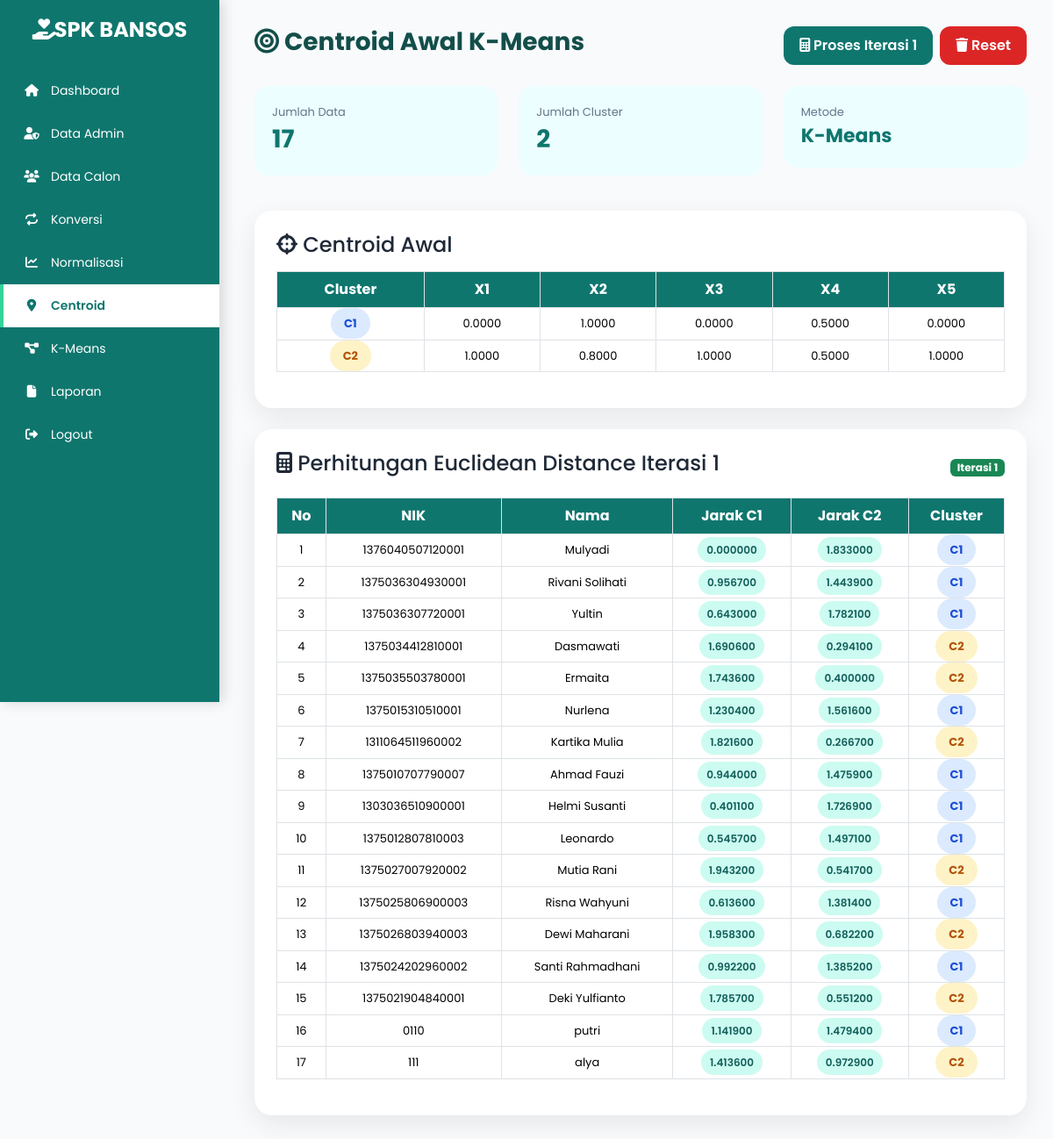
Screenshot of /admin/centroid.php (signed in) with the database file from the repository.
### tables this page shows
CREATE TABLE `tbl_perhitungan_kmeans` (
  `id_perhitungan` int(11) NOT NULL,
  `id_calon` int(11) NOT NULL,
  `iterasi` int(11) NOT NULL,
  `jarak_c1` decimal(10,4) DEFAULT NULL,
  `jarak_c2` decimal(10,4) DEFAULT NULL,
  `cluster` enum('C1','C2') DEFAULT NULL,
  `created_at` timestamp NULL DEFAULT current_timestamp()
);

CREATE TABLE `tbl_calon_penerima` (
  `id_calon` int(11) NOT NULL,
  `nik` varchar(16) NOT NULL,
  `nama` varchar(100) NOT NULL,
  `alamat` text DEFAULT NULL,
  `pendapatan` decimal(12,2) NOT NULL,
  `jumlah_tanggungan` int(11) NOT NULL,
  `daya_listrik` enum('450 VA','900 VA') NOT NULL,
  `status_rumah` enum('Bebas Sewa','Kontrak','Milik Sendiri') NOT NULL,
  `kondisi_rumah` enum('Tidak Permanen','Semi Permanen','Permanen') NOT NULL,
  `created_at` timestamp NULL DEFAULT current_timestamp(),
  `updated_at` timestamp NULL DEFAULT current_timestamp() ON UPDATE current_timestamp()
);

### admin/centroid.php (the view, shortened to what this page needs)
<?php
require_once __DIR__ . "/../config/koneksi.php";
$data=mysqli_query($conn,"
SELECT
n.*,
cp.nik,
cp.nama
FROM tbl_normalisasi n
JOIN tbl_calon_penerima cp
ON n.id_calon=cp.id_calon
ORDER BY cp.nama DESC
");
$total=mysqli_num_rows($data);
$hasil=mysqli_query($conn,"
SELECT
p.*,
cp.nik,
cp.nama
FROM tbl_perhitungan_kmeans p
JOIN tbl_calon_penerima cp
ON p.id_calon=cp.id_calon
WHERE p.iterasi=1
ORDER BY p.id_perhitungan ASC
");
$totalHasil=mysqli_num_rows($hasil);
include "../includes/header.php";
include "../includes/sidebar.php";
?>
<div class="content">
<div class="d-flex justify-content-between align-items-center mb-4">
<h3 class="title">
<i class="fa-solid fa-bullseye"></i>
Centroid Awal K-Means
</h3>
<div class="d-flex gap-2">
<form method="POST">
<button
name="proses_centroid"
class="btn btn-normalisasi"
onclick="return confirm('Hitung centroid awal dan Iterasi 1?')">
<i class="fa fa-calculator"></i>
Proses Iterasi 1
</button>
</form>
<form method="POST">
<button
name="reset"
class="btn btn-reset"
onclick="return confirm('Hapus seluruh proses K-Means?')">
<i class="fa fa-trash"></i>
Reset
</button>
</form>
</div>
</div>
<div class="row mb-4">
<div class="col-md-4 mb-3">
<div class="stat-box">
<div class="stat-label">
Jumlah Data
</div>
<div class="stat-value">
<?= $total ?>
</div>
</div>
</div>
<div class="col-md-4 mb-3">
<div class="stat-box">
<div class="stat-label">
Jumlah Cluster
</div>
<div class="stat-value">
2
</div>
</div>
</div>
<div class="col-md-4 mb-3">
<div class="stat-box">
<div class="stat-label">
Metode
</div>
<div class="stat-value metode">
K-Means
</div>
</div>
</div>
</div>
<div class="card-custom mb-4">
<h4 class="mb-3">
<i class="fa fa-crosshairs"></i>
Centroid Awal
</h4>
<div class="table-responsive">
<table class="table table-bordered">
<thead>
<tr>
<th>Cluster</th>
<th>X1</th>
<th>X2</th>
<th>X3</th>
<th>X4</th>
<th>X5</th>
</tr>
</thead>
<tbody>
<tr>
<td>
<span class="cluster-c1">
C1
</span>
</td>
<td>0.0000</td>
<td>1.0000</td>
<td>0.0000</td>
<td>0.5000</td>
<td>0.0000</td>
</tr>
<tr>
<td>
<span class="cluster-c2">
C2
</span>
</td>
<td>1.0000</td>
<td>0.8000</td>
<td>1.0000</td>
<td>0.5000</td>
<td>1.0000</td>
</tr>
</tbody>
</table>
</div>
</div>
<?php if($totalHasil>0): ?>
<div class="card-custom">
<div class="d-flex justify-content-between align-items-center mb-3">
<h4>
<i class="fa-solid fa-calculator"></i>
Perhitungan Euclidean Distance Iterasi 1
</h4>
<span class="badge bg-success">
Iterasi 1
</span>
</div>
<div class="table-responsive">
<table class="table table-bordered">
<thead>
<tr>
<th>No</th>
<th>NIK</th>
<th>Nama</th>
<th>Jarak C1</th>
<th>Jarak C2</th>
<th>Cluster</th>
</tr>
</thead>
<tbody>
<?php
$no=1;
while($r=mysqli_fetch_assoc($hasil)):
?>
<tr>
<td>
<?= $no++ ?>
</td>
<td>
<?= htmlspecialchars($r['nik']) ?>
</td>
<td>
<?= htmlspecialchars($r['nama']) ?>
</td>
<td>
<span class="nilai">
<?= number_format($r['jarak_c1'],6) ?>
</span>
</td>
<td>
<span class="nilai">
<?= number_format($r['jarak_c2'],6) ?>
</span>
</td>
<td>
<?php if($r['cluster']=="C1"): ?>
<span class="cluster-c1">
C1
</span>
<?php else: ?>
<span class="cluster-c2">
C2
</span>
<?php endif; ?>
</td>
</tr>
<?php endwhile; ?>
</tbody>
</table>
</div>
</div>
<?php endif; ?>
</div>
<?php include "../includes/footer.php"; ?>

### assets/css/style.css (style rules this page uses)
:root { --primary:#0F766E; --secondary:#134E4A; --bg:#F8FAFC; --card:#FFFFFF; --text:#1F2937; --accent:#34D399; --shadow:0 8px 20px rgba(0,0,0,.08); }
* { font-family:'Poppins',sans-serif; margin:0; padding:0; box-sizing:border-box; transition:.3s ease; }
body { background:var(--bg); color:var(--text); }
.content { margin-left:260px; padding:30px; transition:.3s ease; }

### admin/centroid.php (style rules this page uses)
.title { color:#134E4A; font-weight:700; }
.card-custom { background:#fff; border-radius:20px; box-shadow:0 10px 30px rgba(0,0,0,.08); padding:25px; }
.btn-normalisasi { background:#0F766E; color:white; border-radius:12px; padding:10px 18px; font-weight:600; border:none; }
.btn-reset { background:#DC2626; color:white; border-radius:12px; padding:10px 18px; font-weight:600; border:none; }
.stat-box { background:#ECFEFF; border-radius:16px; padding:20px; }
.stat-label { font-size:13px; color:#64748B; }
.stat-value { font-size:28px; font-weight:700; color:#0F766E; }
.metode { font-size:22px; }
.table thead th { background:#0F766E; color:white; text-align:center; vertical-align:middle; }
.table tbody td { text-align:center; vertical-align:middle; font-size:13px; }
.nilai { background:#CCFBF1; color:#115E59; padding:6px 10px; border-radius:20px; font-weight:600; font-size:12px; }
.cluster-c1 { background:#DBEAFE; color:#1D4ED8; padding:8px 15px; border-radius:20px; font-weight:700; }
.cluster-c2 { background:#FEF3C7; color:#B45309; padding:8px 15px; border-radius:20px; font-weight:700; }

### rows the page displays
tbl_perhitungan_kmeans: id_calon.nik "1376040507120001", id_calon.nama "Mulyadi", jarak_c1 "0.000000", jarak_c2 "1.833000", cluster "C1"
tbl_perhitungan_kmeans: id_calon.nik "1375036304930001", id_calon.nama "Rivani Solihati", jarak_c1 "0.956700", jarak_c2 "1.443900", cluster "C1"
tbl_perhitungan_kmeans: id_calon.nik "1375036307720001", id_calon.nama "Yultin", jarak_c1 "0.643000", jarak_c2 "1.782100", cluster "C1"
tbl_perhitungan_kmeans: id_calon.nik "1375034412810001", id_calon.nama "Dasmawati", jarak_c1 "1.690600", jarak_c2 "0.294100", cluster "C2"
tbl_perhitungan_kmeans: id_calon.nik "1375035503780001", id_calon.nama "Ermaita", jarak_c1 "1.743600", jarak_c2 "0.400000", cluster "C2"
tbl_perhitungan_kmeans: id_calon.nik "1375015310510001", id_calon.nama "Nurlena", jarak_c1 "1.230400", jarak_c2 "1.561600", cluster "C1"
tbl_perhitungan_kmeans: id_calon.nik "1311064511960002", id_calon.nama "Kartika Mulia", jarak_c1 "1.821600", jarak_c2 "0.266700", cluster "C2"
tbl_perhitungan_kmeans: id_calon.nik "1375010707790007", id_calon.nama "Ahmad Fauzi", jarak_c1 "0.944000", jarak_c2 "1.475900", cluster "C1"
tbl_perhitungan_kmeans: id_calon.nik "1303036510900001", id_calon.nama "Helmi Susanti", jarak_c1 "0.401100", jarak_c2 "1.726900", cluster "C1"
tbl_perhitungan_kmeans: id_calon.nik "1375012807810003", id_calon.nama "Leonardo", jarak_c1 "0.545700", jarak_c2 "1.497100", cluster "C1"
tbl_perhitungan_kmeans: id_calon.nik "1375027007920002", id_calon.nama "Mutia Rani", jarak_c1 "1.943200", jarak_c2 "0.541700", cluster "C2"
tbl_perhitungan_kmeans: id_calon.nik "1375025806900003", id_calon.nama "Risna Wahyuni", jarak_c1 "0.613600", jarak_c2 "1.381400", cluster "C1"
tbl_perhitungan_kmeans: id_calon.nik "1375026803940003", id_calon.nama "Dewi Maharani", jarak_c1 "1.958300", jarak_c2 "0.682200", cluster "C2"
tbl_perhitungan_kmeans: id_calon.nik "1375024202960002", id_calon.nama "Santi Rahmadhani", jarak_c1 "0.992200", jarak_c2 "1.385200", cluster "C1"
tbl_perhitungan_kmeans: id_calon.nik "1375021904840001", id_calon.nama "Deki Yulfianto", jarak_c1 "1.785700", jarak_c2 "0.551200", cluster "C2"
tbl_perhitungan_kmeans: id_calon.nik "0110", id_calon.nama "putri", jarak_c1 "1.141900", jarak_c2 "1.479400", cluster "C1"
tbl_perhitungan_kmeans: id_calon.nik "111", id_calon.nama "alya", jarak_c1 "1.413600", jarak_c2 "0.972900", cluster "C2"

### other values shown
$total "17"
